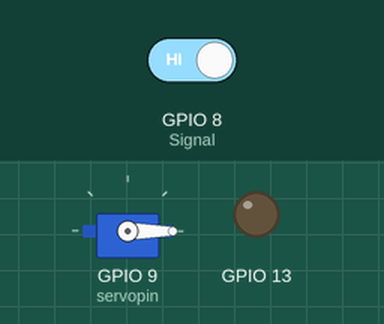
Bench run of a sketch on a simulated ESP8266 (NodeMCU). Shown: servo, output pins drawn as LEDs (lit = HIGH). The test bench sets the inputs (shaded band); at power-on: GPIO 8 (Signal) HIGH. WiFi joins after 1.5 s; servers stay silent unless stated; what the sketch prints to the serial monitor is not drawn.

Above: at 4.2 s.
4.3 s: GPIO 8 (Signal) driven LOW
At 5.5 s:
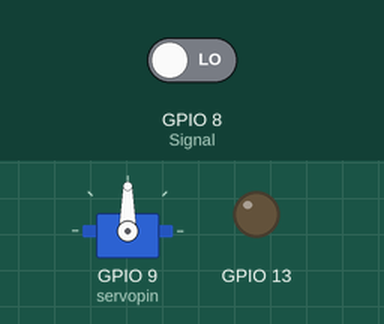
5.8 s: GPIO 8 (Signal) driven HIGH
At 7.8 s:
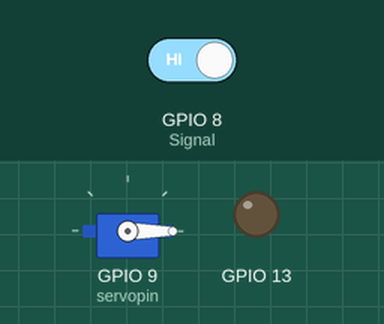
Timing chart, 0 to 9.3 s (numbered marks = the images above; inputs shaded):
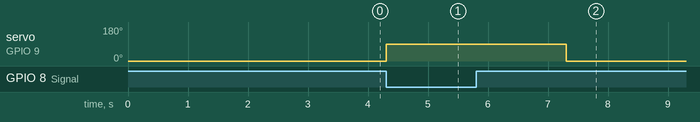

The sketch:

medicine_dispenser_WIFI.ino
```cpp
#include <Servo.h>
#include <ESP8266WiFi.h>

const char* ssid = "Your_WiFi_SSID";
const char* password = "Your_WiFi_Password";

WiFiServer server(80);
Servo servo;
int pos;
int Signal = 8;
int servopin = 9;
char data = 0;

void setup() {
  Serial.begin(9600);
  pinMode(Signal, INPUT);
  pinMode(13, OUTPUT);
  servo.attach(servopin);
  servo.write(0); // close cap on power on
  delay(1000);
  servo.detach();

  // Connect to WiFi
  WiFi.begin(ssid, password);
  while (WiFi.status() != WL_CONNECTED) {
    delay(1000);
    Serial.println("Connecting to WiFi...");
  }

  // Start the server
  server.begin();
  Serial.println("Connected to WiFi. Server started.");
}

void loop() {
  int buttonState = digitalRead(Signal);
  delay(1);

  // Check for incoming WiFi connections
  WiFiClient client = server.available();
  if (client) {
    while (client.connected()) {
      if (client.available()) {
        char request = client.read();
        Serial.print(request);

        if (request == '1') {
          digitalWrite(13, HIGH);
        } else if (request == '0') {
          digitalWrite(13, LOW);
        }

        // Send a response back to the client
        client.println("OK");
        break;
      }
    }
    // Close the connection
    client.stop();
    Serial.println("Client disconnected");
  }

  if (buttonState == 0) {
    servo.attach(servopin);
    delay(1);
    servo.write(90);
    delay(3000);
    servo.write(0);
    delay(1000);
    servo.detach();
  }
}
```

Measured:
- after the input at 4.3 s, servo on GPIO 9 (servopin): 0° → 90° at once
- after the input at 5.8 s, servo on GPIO 9 (servopin): goes on until 7.3 s, then stays 0°
